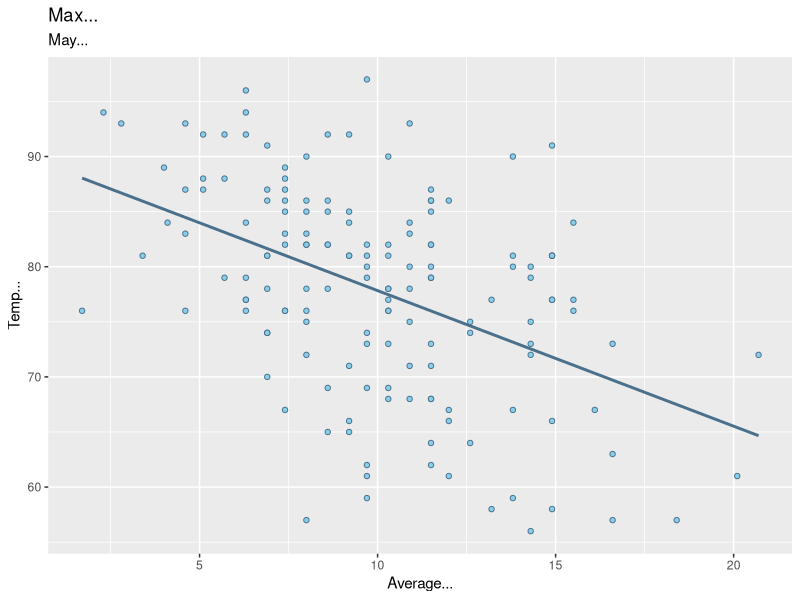
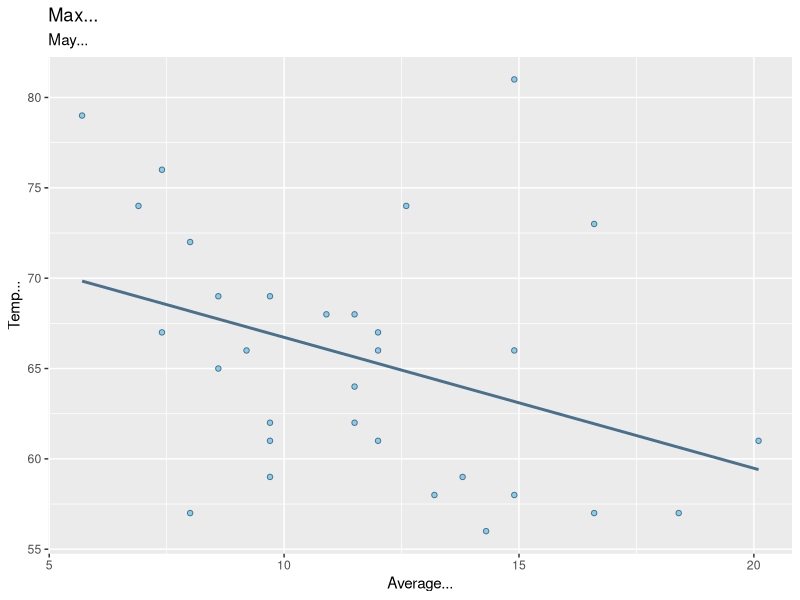

The R script that drew these images, in order:
library(tidyverse)


ggplot(airquality, aes(x=Wind, y=Temp)) + 
  geom_point(fill="skyblue", pch=21, color="skyblue4") + 
  geom_smooth(method="lm", se=F, formula=y~x, color="skyblue4") + 
  labs(title="Max...", subtitle="May...", 
       y="Temp...", x="Average...")

mylm <- lm(Temp ~ Wind, data=airquality)
summary(mylm)


May <- filter(airquality, Month==5)
ggplot(May, aes(x=Wind, y=Temp)) + 
  geom_point(fill="skyblue", pch=21, color="skyblue4") + 
  geom_smooth(method="lm", se=F, formula=y~x, color="skyblue4") + 
  labs(title="Max...", subtitle="May...", 
       y="Temp...", x="Average...")

mylm <- lm(Temp ~ Wind, data=May)
summary(mylm)
install.packages("car")
library(car)
View(Davis)
?Davis
males <- filter(Davis, sex=='M')
mylm <- lm(weight ~ height, data=males)
summary(mylm)
predict(mylm, data.frame(height=180))


#2
View(USArrests)
?USArrests
mylm <- lm(Murder~Assault, data=USArrests)
summary(mylm)
